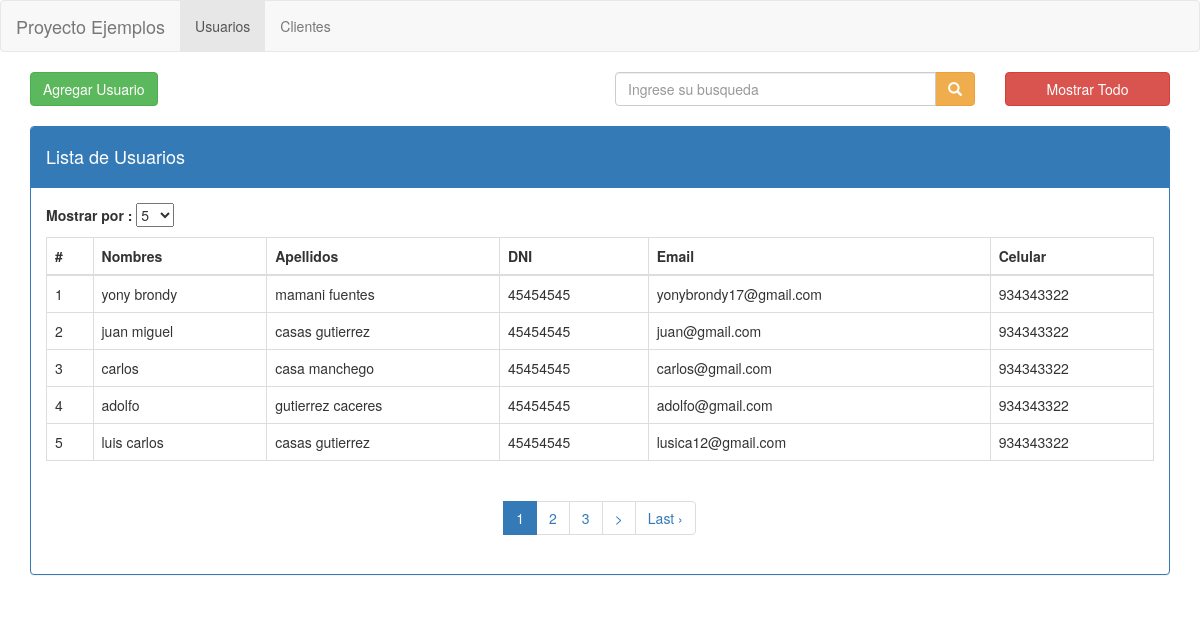
The page /usuarios on the database its author committed.
### tables this page shows
CREATE TABLE IF NOT EXISTS `usuarios` (
`id` int(11) NOT NULL,
  `nombres` varchar(250) NOT NULL,
  `apellidos` varchar(250) NOT NULL,
  `dni` varchar(20) NOT NULL,
  `email` varchar(250) NOT NULL,
  `celular` varchar(20) NOT NULL
);

### index.php (called while the page is built, shortened)
<?php
require_once BASEPATH.'core/CodeIgniter.php';

### application/models/Usuarios_model.php (called while the page is built, shortened)
<?php
class Usuarios_model extends CI_Model {
	public function buscar($buscar,$inicio = FALSE, $cantidadregistro = FALSE)
	{
		$this->db->like("nombres",$buscar);
		if ($inicio !== FALSE && $cantidadregistro !== FALSE) {
			$this->db->limit($cantidadregistro,$inicio);
		}
		$consulta = $this->db->get("usuarios");
		return $consulta->result();
	}
}

### application/views/usuarios.php (the view, shortened to what this page needs)
<!DOCTYPE html>
<html lang="en">
<head>
	<link rel="stylesheet" href="<?php echo base_url();?>assets/css/bootstrap.min.css">
</head>
<body>
	<nav class="navbar navbar-default">
	  	<div class="container-fluid">
	    	<div class="navbar-header">
	      		<a class="navbar-brand" href="<?php echo base_url();?>">Proyecto Ejemplos</a>
	    	</div>
	    	<div class="collapse navbar-collapse" id="bs-example-navbar-collapse-1">
	      		<ul class="nav navbar-nav">
	        		<li class="active"><a href="<?php echo base_url();?>usuarios">Usuarios <span class="sr-only">(current)</span></a></li>
	        		<li><a href="<?php echo base_url();?>clientes">Clientes</a></li>
	      		</ul>
	     	</div>
	  	</div>
	</nav>
	<div class="container">
		<div class="row">
			<div class="col-md-6">
				<a href="#" class="btn btn-success">Agregar Usuario</a>
			</div>
			<div class="col-md-4">
				<?php echo form_open('usuarios/busqueda'); ?>
					<div class="input-group">
						<?php if ($this->session->userdata("busqueda")) {
							 echo form_input(["type" => "text", "name" => "busqueda", "class" => "form-control", "placeholder" => "Ingrese su busqueda", "value" => $this->session->userdata("busqueda")]);
						}else{
							echo form_input(["type" => "text", "name" => "busqueda", "class" => "form-control", "placeholder" => "Ingrese su busqueda"]);
						} ?>
				      	<span class="input-group-btn">
				      		<?php echo form_button(["type" => "submit", "class" => "btn btn-warning", "content"=>"<span class='glyphicon glyphicon-search'></span>"]);?>
				      	</span>
				    </div>
				<?php echo form_close(); ?>
			</div>
			<div class="col-md-2">
				<?php echo form_open('usuarios/mostrar');?>
					<?php echo form_submit("", "Mostrar Todo", "class= 'btn btn-danger btn-block'");?>
				<?php echo form_close(); ?>
			</div>
		</div>
		<br>
		<div class="row">
			<div class="col-md-12">
				<div class="panel panel-primary">
					<div class="panel-heading">
						<h4>Lista de Usuarios</h4>
					</div>
					<div class="panel-body">
						<?php
							$options = array(
			                  '5'  => '5',
			                  '10'    => '10'
			                );
							$selected = "5";
						?>
						<p><strong>Mostrar por : </strong><?php  echo form_dropdown('cantidad', $options,$selected)?></p>
						<table class="table table-bordered">
							<thead>
								<tr>
									<th>#</th>
									<th>Nombres</th>
									<th>Apellidos</th>
									<th>DNI</th>
									<th>Email</th>
									<th>Celular</th>
								</tr>
							</thead>
							<tbody>
								<?php foreach ($usuarios as $usuario) { ?>
									<tr>
										<td><?php echo $usuario->id;?></td>
										<td><?php echo $usuario->nombres;?></td>
										<td><?php echo $usuario->apellidos;?></td>
										<td><?php echo $usuario->dni;?></td>
										<td><?php echo $usuario->email;?></td>
										<td><?php echo $usuario->celular;?></td>
									</tr>
								<?php } ?>
							</tbody>
						</table>
						<div class="text-center">
							<?php echo $this->pagination->create_links(); ?>
						</div>
					</div>
				</div>
			</div>
		</div>
	</div>
</body>
</html>

### application/controllers/Usuarios.php (shortened to what this page needs)
<?php
class Usuarios extends CI_Controller {
	public function __construct(){
		$this->load->model("Usuarios_model");
	}
	public function index($nropagina = FALSE)
	{
		$inicio = 0;
		$mostrarpor = 5;
		$buscador = "";
		$this->load->library('pagination');
		$config['full_tag_open'] = "<ul class='pagination'>";
		$config['full_tag_close'] ="</ul>";
		$config['num_tag_open'] = '<li>';
		$config['num_tag_close'] = '</li>';
		$config['cur_tag_open'] = "<li class='disabled'><li class='active'><a href='javascript:void(0)'>";
		$config['cur_tag_close'] = "<span class='sr-only'></span></a></li>";
		$config['next_tag_open'] = "<li>";
		$config['last_tag_open'] = "<li>";
		$data = array(
			"usuarios" => $this->Usuarios_model->buscar($buscador,$inicio,$mostrarpor)
		);
		$this->load->view('usuarios',$data);
	}
}

### rows shown on the page
usuarios: id "1", nombres "yony brondy", apellidos "mamani fuentes", dni "45454545", email "yonybrondy17@gmail.com", celular "934343322"
usuarios: id "2", nombres "juan miguel", apellidos "casas gutierrez", dni "45454545", email "juan@gmail.com", celular "934343322"
usuarios: id "3", nombres "carlos", apellidos "casa manchego", dni "45454545", email "carlos@gmail.com", celular "934343322"
usuarios: id "4", nombres "adolfo", apellidos "gutierrez caceres", dni "45454545", email "adolfo@gmail.com", celular "934343322"
usuarios: id "5", nombres "luis carlos", apellidos "casas gutierrez", dni "45454545", email "lusica12@gmail.com", celular "934343322"

### other values the page prints
$this->pagination->create_links() "1 2 3 > Last ›"
